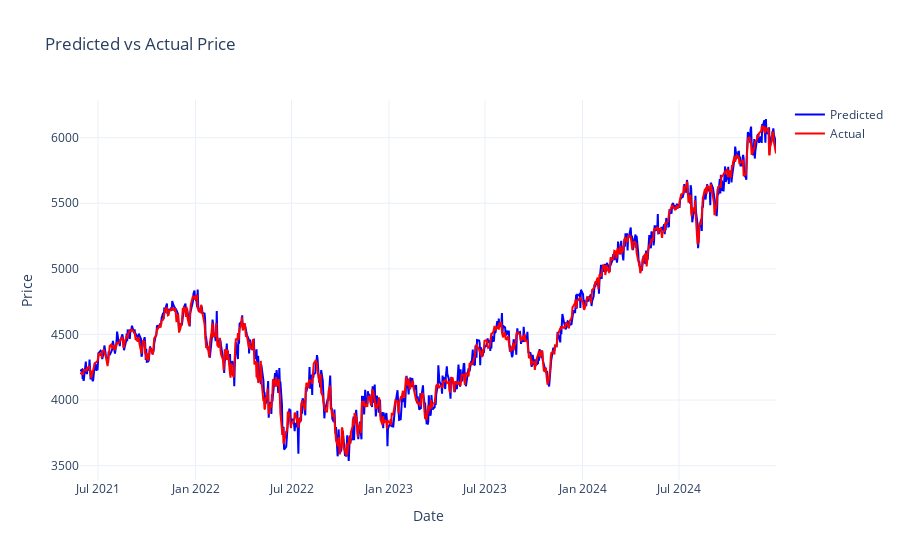

The notebook cell saved with this chart:
### Code cell
fig = go.Figure()
fig.add_trace(go.Scatter(
    x=merged_df.index,
    y=merged_df["predicted"],
    mode='lines',
    name='Predicted',
    line=dict(color='blue')
))
fig.add_trace(go.Scatter(
    x=merged_df.index,
    y=merged_df["price"],
    mode='lines',
    name='Actual',
    line=dict(color='red')
))
fig.update_layout(
    title=f"Predicted vs Actual Price",
    xaxis_title="Date",
    yaxis_title="Price",
    template="plotly_white"
)

### Figure 1 — Plotly figure (JSON) as saved in the notebook; plotly's stock layout.template omitted (floating-point values rounded to 4 significant figures; data arrays with more than 128 entries replaced by an {"elided": "..."} marker saying what was removed)
{"data": [{"line": {"color": "blue"}, "mode": "lines", "name": "Predicted", "type": "scatter", "x": {"elided": "904 str values"}, "y": {"elided": "904 float values"}}, {"line": {"color": "red"}, "mode": "lines", "name": "Actual", "type": "scatter", "x": {"elided": "904 str values"}, "y": {"elided": "904 float values"}}], "layout": {"title": {"text": "Predicted vs Actual Price"}, "xaxis": {"title": {"text": "Date"}}, "yaxis": {"title": {"text": "Price"}}}}
